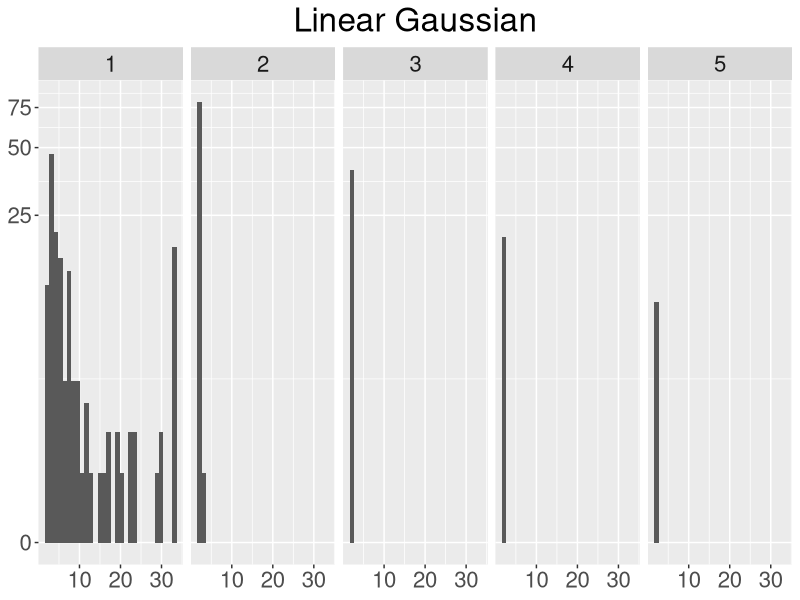
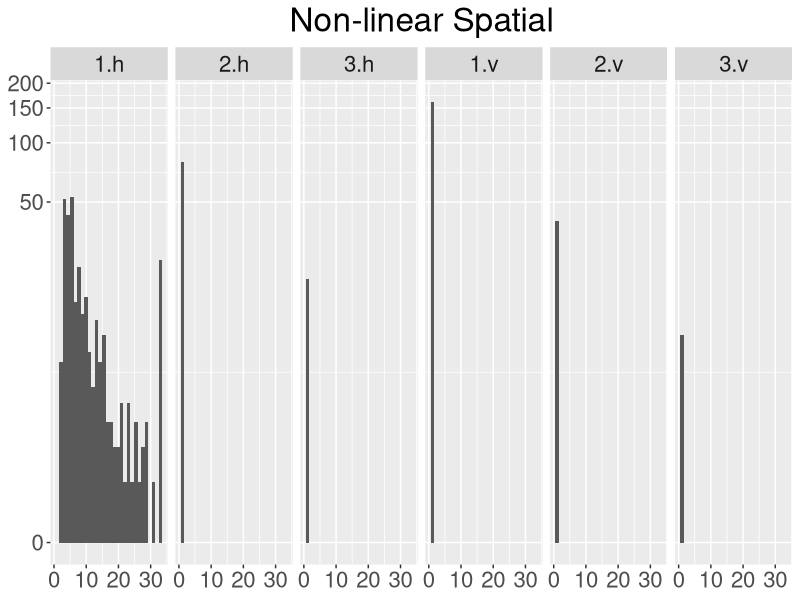
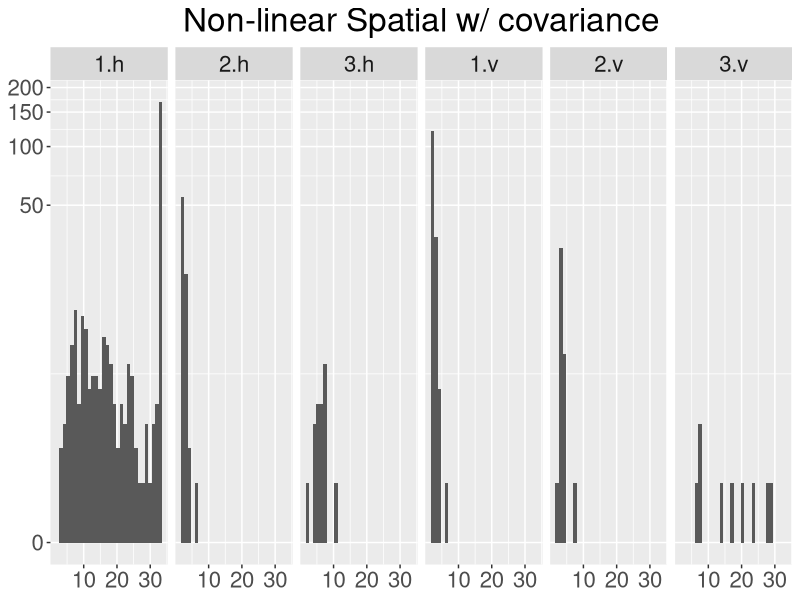

Source code (R) for these figures, in order:
library(plyr)
library(ggplot2)
# linear Gaussian
df <- read.csv("data/adaptive_resampling/adaptive_lgssm.csv", col.names = c("u", "m"))
ggplot(data = df, aes(x = m)) +
  geom_histogram() +
  facet_grid(~factor(u, levels=c('1','2','3','4', '5'))) +
  scale_y_continuous(trans='log1p') +
  theme(axis.title.x=element_blank(), axis.title.y=element_blank(),
        legend.title = element_blank(), legend.text=element_text(size=20),
        text = element_text(size=20), plot.title = element_text(hjust = 0.5)) +
  ggtitle("Linear Gaussian")
# ggsave("marginal_adaptive32_lgssm.pdf", width = 10, height = 5, dpi = 300)

# Spatial
df <- read.csv("data/adaptive_resampling/adaptive_nl.csv", col.names = c("u", "direction", "m"))
# histogram of m
ggplot(data = df, aes(x = m)) +
  geom_histogram() +
  facet_grid(~interaction(factor(u, levels = c('1', '2', '3')), factor(direction, levels = c('h', 'v')))) +
  scale_y_continuous(trans='log1p') +
  theme(axis.title.x=element_blank(), axis.title.y=element_blank(),
        legend.title = element_blank(), legend.text=element_text(size=20),
        text = element_text(size=20), plot.title = element_text(hjust = 0.5)) +
  ggtitle("Non-linear Spatial")
# ggsave("m_adaptive8x8_nl.pdf", width = 10, height = 5, dpi = 300)

df <- read.csv("data/adaptive_resampling/adaptive_nl_cov.csv", col.names = c("u", "direction", "m"))
# histogram of m
ggplot(data = df, aes(x = m)) +
  geom_histogram() +
  facet_grid(~interaction(factor(u, levels = c('1', '2', '3')), factor(direction, levels = c('h', 'v')))) +
  scale_y_continuous(trans='log1p') +
  theme(axis.title.x=element_blank(), axis.title.y=element_blank(),
        legend.title = element_blank(), legend.text=element_text(size=20),
        text = element_text(size=20), plot.title = element_text(hjust = 0.5)) +
  ggtitle("Non-linear Spatial w/ covariance")
# ggsave("m_adaptive8x8_nl_cov.pdf", width = 10, height = 5, dpi = 300)
